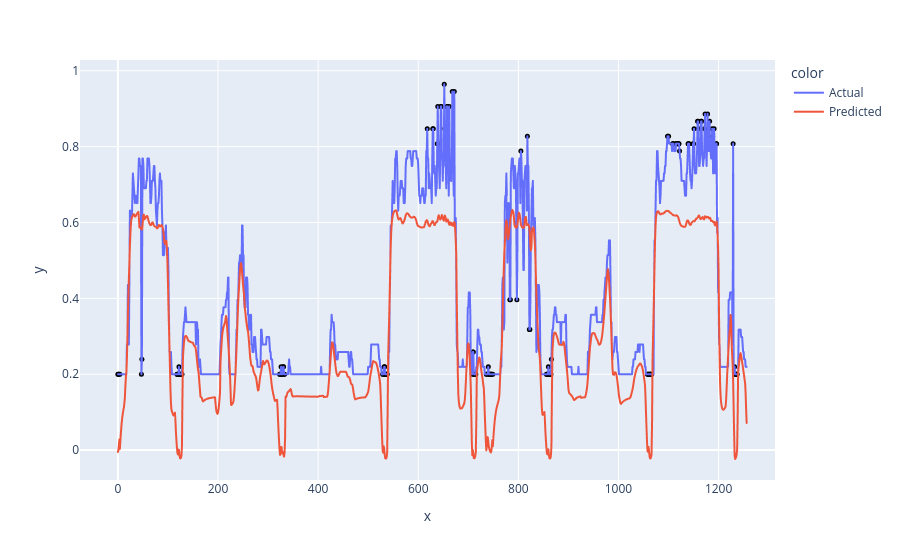

Here is the notebook cell this chart was saved with:
### Code cell
noise = get_ones_noise(X_test, [(50, 70), (300, 350)], 5)
# print(noise)
predicted_load_test_noise = model.predict(X_test + noise)
display_prediction(X_test + noise, predicted_load_test_noise, 4,  mean, std, 2)

### Figure 1 — Plotly figure (JSON) as saved in the notebook; plotly's stock layout.template omitted (floating-point values rounded to 4 significant figures; data arrays with more than 128 entries replaced by an {"elided": "..."} marker saying what was removed)
{"data": [{"hovertemplate": "color=Actual<br>x=%{x}<br>y=%{y}<extra></extra>", "legendgroup": "Actual", "line": {"color": "#636efa", "dash": "solid"}, "marker": {"symbol": "circle"}, "mode": "lines", "name": "Actual", "showlegend": true, "type": "scattergl", "x": {"elided": "1257 int values"}, "xaxis": "x", "y": {"elided": "1257 float values"}, "yaxis": "y"}, {"hovertemplate": "color=Predicted<br>x=%{x}<br>y=%{y}<extra></extra>", "legendgroup": "Predicted", "line": {"color": "#EF553B", "dash": "solid"}, "marker": {"symbol": "circle"}, "mode": "lines", "name": "Predicted", "showlegend": true, "type": "scattergl", "x": {"elided": "1257 int values"}, "xaxis": "x", "y": {"elided": "1257 float values"}, "yaxis": "y"}, {"hovertemplate": "x=%{x}<br>y=%{y}<extra></extra>", "legendgroup": "", "marker": {"color": "black", "size": 5, "symbol": "circle"}, "mode": "markers", "name": "", "orientation": "v", "showlegend": false, "type": "scatter", "x": {"elided": "142 int values"}, "xaxis": "x", "y": {"elided": "142 float values"}, "yaxis": "y"}], "layout": {"legend": {"title": {"text": "color"}, "tracegroupgap": 0}, "margin": {"t": 60}, "xaxis": {"anchor": "y", "domain": [0, 1], "title": {"text": "x"}}, "yaxis": {"anchor": "x", "domain": [0, 1], "title": {"text": "y"}}}}
